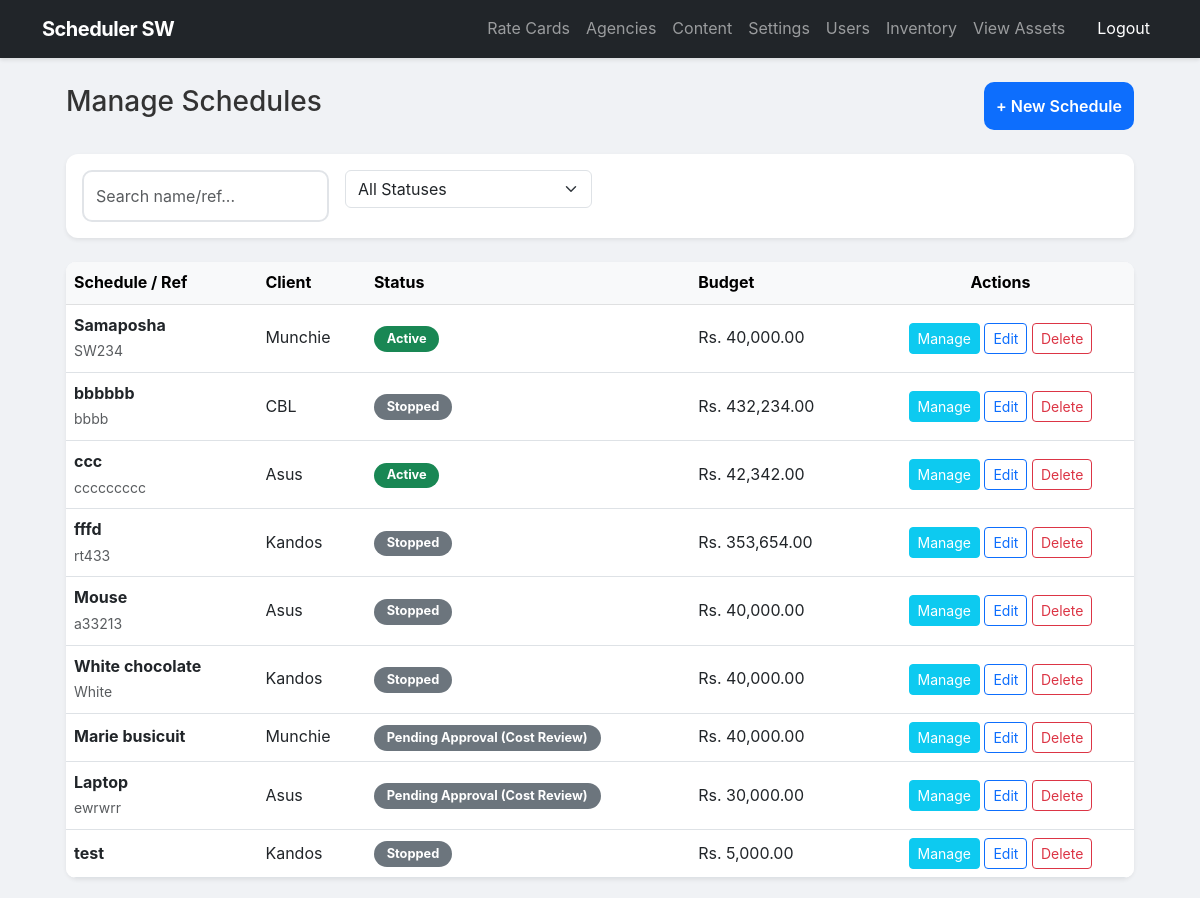
The app's page /uploads/1781771470_manage.php (signed in) with its own data.
### tables this page shows
CREATE TABLE `schedules` (
  `id` int(11) NOT NULL,
  `agency_id` int(11) NOT NULL,
  `client_id` int(11) DEFAULT NULL,
  `schedule_name` varchar(150) NOT NULL,
  `reference_no` varchar(50) DEFAULT NULL,
  `start_date` date NOT NULL,
  `end_date` date NOT NULL,
  `budget_allocated` decimal(15,2) NOT NULL,
  `created_by` int(11) DEFAULT NULL,
  `status` enum('Active','Stopped','Pending Approval','Pending Approval (Cost Review)') DEFAULT 'Active',
  `assigned_team` varchar(50) DEFAULT 'Content Editor Team',
  `final_cost` decimal(10,2) DEFAULT 0.00,
  `days_run` int(11) DEFAULT 0,
  `total_days` int(11) DEFAULT 0,
  `remaining_budget` decimal(10,2) DEFAULT 0.00
);

CREATE TABLE `clients` (
  `id` int(11) NOT NULL,
  `agency_id` int(11) NOT NULL,
  `client_name` varchar(100) NOT NULL
);

### uploads/1781771470_manage.php (the view, shortened to what this page needs)
<?php
require_once __DIR__ . '/../config/config.php';
$schedules = $pdo->query("
    SELECT s.*, a.agency_name, c.client_name
    FROM schedules s
    JOIN agencies a ON s.agency_id = a.id
    JOIN clients c ON s.client_id = c.id
    ORDER BY s.id DESC
")->fetchAll();
include '../includes/header.php';
?>
<div class="container-fluid px-4">
    <div class="d-flex justify-content-between align-items-center mb-4">
        <h3>Manage Schedules</h3>
        <a href="create.php" class="btn btn-primary">+ New Schedule</a>
    </div>
    <div class="card mb-4 shadow-sm">
        <div class="card-body">
            <div class="row g-3">
                <div class="col-md-3">
                    <input type="text" id="filterSearch" class="form-control" placeholder="Search name/ref...">
                </div>
                <div class="col-md-3">
                    <select id="filterStatus" class="form-select" onchange="filterTable()">
                        <option value="">All Statuses</option>
                    </select>
                </div>
            </div>
        </div>
    </div>
    <div class="card shadow-sm">
        <div class="table-responsive">
            <table class="table table-hover align-middle bg-white mb-0">
                <thead class="table-light">
                    <tr>
                        <th>Schedule / Ref</th>
                        <th>Client</th>
                        <th>Status</th>
                        <th>Budget</th>
                        <th class="text-center">Actions</th>
                    </tr>
                </thead>
                <tbody id="scheduleTableBody">
                    <?php foreach($schedules as $s): ?>
                    <tr data-status="<?php echo htmlspecialchars($s['status']); ?>">
                        <td>
                            <div class="fw-bold"><?php echo htmlspecialchars($s['schedule_name']); ?></div>
                            <small class="text-muted"><?php echo htmlspecialchars($s['reference_no']); ?></small>
                        </td>
                        <td><?php echo htmlspecialchars($s['client_name']); ?></td>
                        <td>
                            <?php
                                $badgeClass = 'bg-secondary';
                                if ($s['status'] == 'Active') $badgeClass = 'bg-success';
                                elseif ($s['status'] == 'Pending Approval') $badgeClass = 'bg-warning text-dark';
                            ?>
                            <span class="badge <?php echo $badgeClass; ?>">
                                <?php echo htmlspecialchars($s['status']); ?>
                            </span>
                        </td>
                        <td>Rs. <?php echo number_format($s['budget_allocated'], 2); ?></td>
                        <td class="text-center">
                            <a href="details.php?id=<?php echo $s['id']; ?>" class="btn btn-sm btn-info text-white">Manage</a>
                            <a href="edit.php?id=<?php echo $s['id']; ?>" class="btn btn-sm btn-outline-primary">Edit</a>
                            <button class="btn btn-sm btn-outline-danger" onclick="prepareDelete(<?php echo $s['id']; ?>, this)">Delete</button>
                        </td>
                    </tr>
                    <?php endforeach; ?>
                </tbody>
            </table>
        </div>
    </div>
</div>
<?php include '../includes/footer.php'; ?>

### assets/css/style.css (style rules this page uses)
body { background-color: #f0f2f5; font-family: 'Inter', -apple-system, BlinkMacSystemFont, "Segoe UI", Roboto, sans-serif; color: #333; line-height: 1.6; }
.card { border: none; border-radius: 12px; box-shadow: 0 4px 12px rgba(0, 0, 0, 0.08); margin-bottom: 20px; }
.form-control { border: 2px solid #e1e4e8; border-radius: 10px; padding: 0.75rem; transition: border-color 0.2s; }
.btn-primary { padding: 0.75rem; font-weight: 600; border-radius: 10px; background-color: #0d6efd; border: none; transition: background 0.3s; }
.badge { padding: 0.5em 1em; border-radius: 20px; font-size: 0.8rem; }
.table { background: white; border-radius: 10px; overflow: hidden; }
.table thead { background-color: #f8f9fa; }

### records on screen
schedules: schedule_name "Samaposha", reference_no "SW234", client.client_name "Munchie", status "Active", budget_allocated "40,000.00"
schedules: schedule_name "bbbbbb", reference_no "bbbb", client.client_name "CBL", status "Stopped", budget_allocated "432,234.00"
schedules: schedule_name "ccc", reference_no "ccccccccc", client.client_name "Asus", status "Active", budget_allocated "42,342.00"
schedules: schedule_name "fffd", reference_no "rt433", client.client_name "Kandos", status "Stopped", budget_allocated "353,654.00"
schedules: schedule_name "Mouse", reference_no "a33213", client.client_name "Asus", status "Stopped", budget_allocated "40,000.00"
schedules: schedule_name "White chocolate", reference_no "White", client.client_name "Kandos", status "Stopped", budget_allocated "40,000.00"
schedules: schedule_name "Marie busicuit", client.client_name "Munchie", status "Pending Approval (Cost Review)", budget_allocated "40,000.00"
schedules: schedule_name "Laptop", reference_no "ewrwrr", client.client_name "Asus", status "Pending Approval (Cost Review)", budget_allocated "30,000.00"
schedules: schedule_name "test", client.client_name "Kandos", status "Stopped", budget_allocated "5,000.00"
